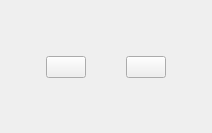
<?xml version="1.0" encoding="UTF-8"?>
<ui version="4.0">
 <class>Widget</class>
 <widget class="QWidget" name="Widget">
  <property name="geometry">
   <rect>
    <x>0</x>
    <y>0</y>
    <width>212</width>
    <height>133</height>
   </rect>
  </property>
  <property name="windowTitle">
   <string>Button Test</string>
  </property>
  <layout class="QGridLayout" name="gridLayout" rowstretch="1,0,1" columnstretch="1,0,1,0,1">
   <item row="1" column="3">
    <widget class="IconButton" name="colorBurron">
     <property name="sizePolicy">
      <sizepolicy hsizetype="Minimum" vsizetype="Minimum">
       <horstretch>0</horstretch>
       <verstretch>0</verstretch>
      </sizepolicy>
     </property>
     <property name="text">
      <string/>
     </property>
     <property name="icon">
      <iconset resource="resources.qrc">
       <normaloff>:/icons/frame_last.png</normaloff>:/icons/frame_last.png</iconset>
     </property>
     <property name="iconSize">
      <size>
       <width>48</width>
       <height>48</height>
      </size>
     </property>
    </widget>
   </item>
   <item row="1" column="1">
    <widget class="BackgroundButton" name="backgroundButton">
     <property name="sizePolicy">
      <sizepolicy hsizetype="Minimum" vsizetype="Minimum">
       <horstretch>0</horstretch>
       <verstretch>0</verstretch>
      </sizepolicy>
     </property>
     <property name="text">
      <string/>
     </property>
     <property name="icon">
      <iconset resource="resources.qrc">
       <normaloff>:/icons/frame_last.png</normaloff>:/icons/frame_last.png</iconset>
     </property>
     <property name="iconSize">
      <size>
       <width>48</width>
       <height>48</height>
      </size>
     </property>
    </widget>
   </item>
  </layout>
 </widget>
 <layoutdefault spacing="6" margin="11"/>
 <customwidgets>
  <customwidget>
   <class>BackgroundButton</class>
   <extends>QPushButton</extends>
   <header>backgroundbutton.h</header>
  </customwidget>
  <customwidget>
   <class>IconButton</class>
   <extends>QPushButton</extends>
   <header>iconbutton.h</header>
  </customwidget>
 </customwidgets>
 <resources>
  <include location="resources.qrc"/>
 </resources>
 <connections/>
</ui>
